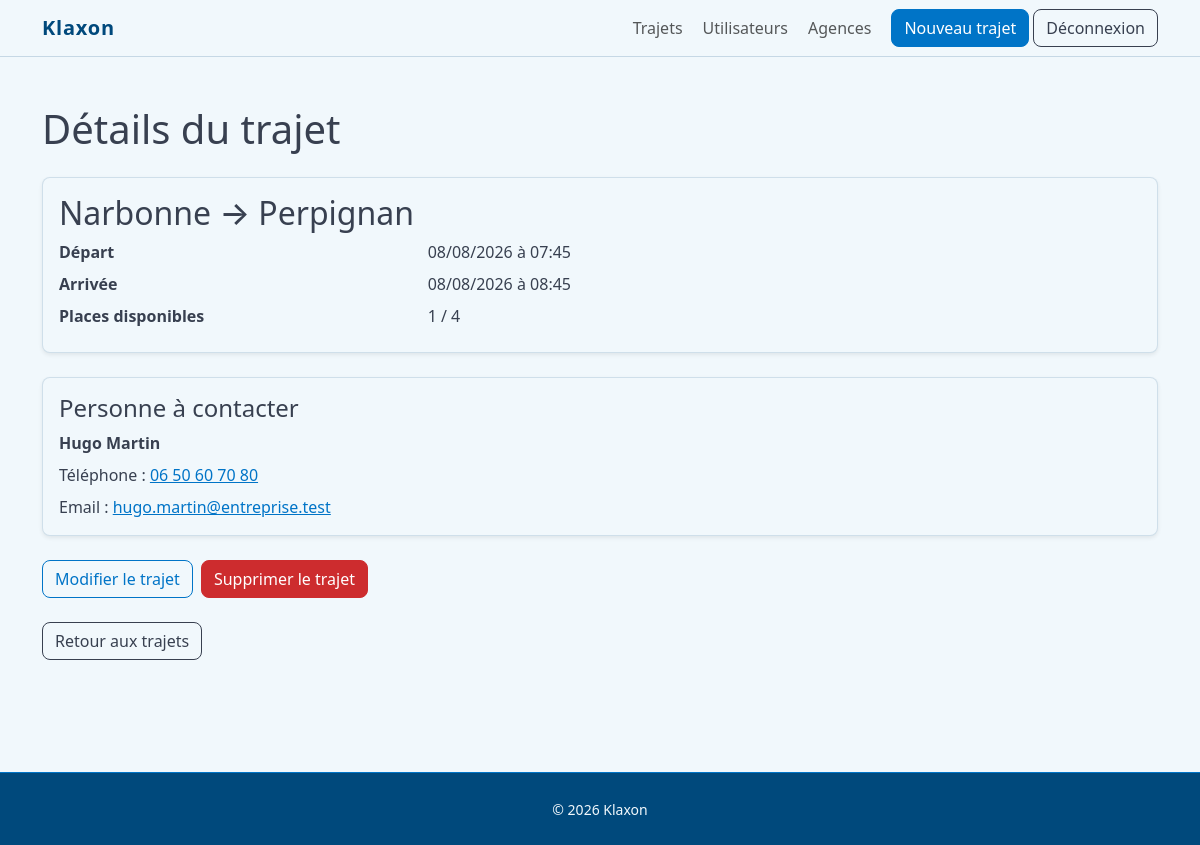
The app's page /index.php?route=trips/show&id=4 (signed in), older data.
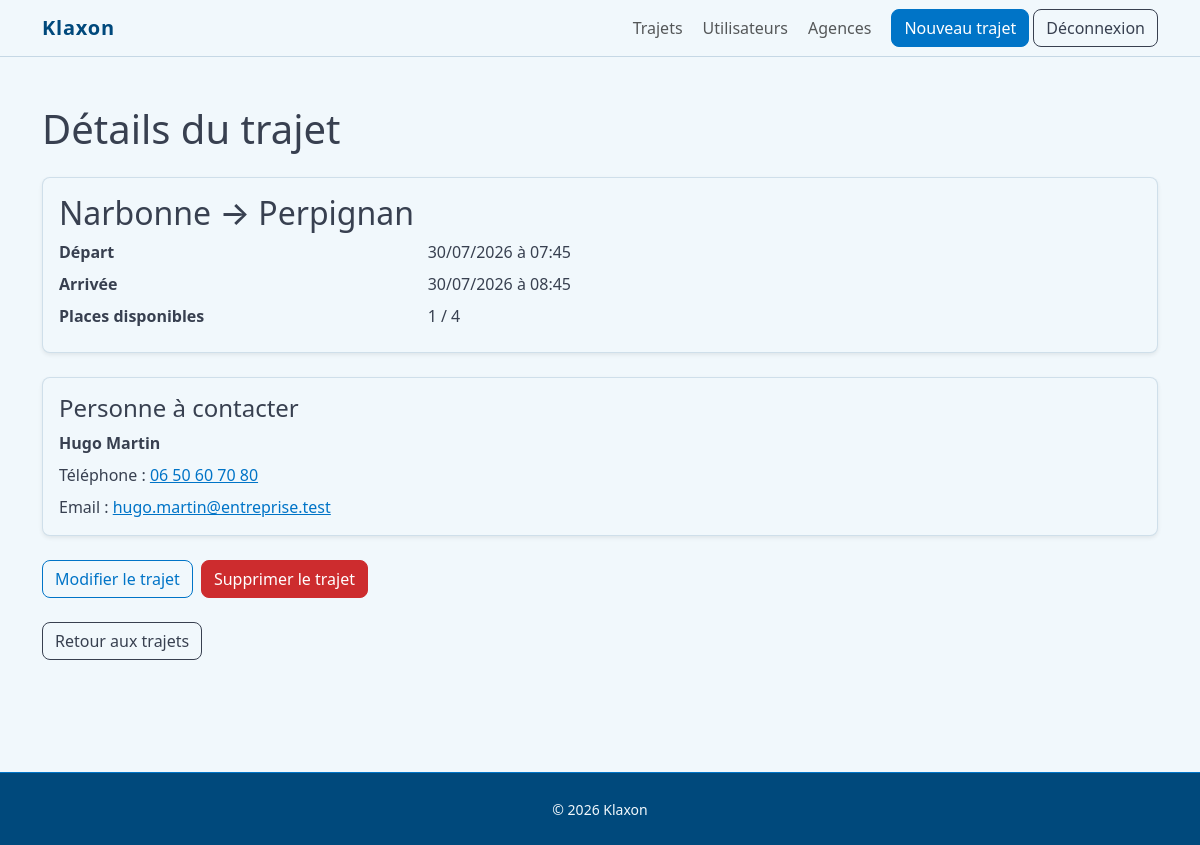
The same page, newer data.
### tables this page shows
CREATE TABLE trips (
    id_trip INT UNSIGNED AUTO_INCREMENT,
    departure_at DATETIME NOT NULL,
    arrival_at DATETIME NOT NULL,
    total_seats TINYINT UNSIGNED NOT NULL,
    available_seats TINYINT UNSIGNED NOT NULL,
    author_id INT UNSIGNED NOT NULL,
    departure_agency_id INT UNSIGNED NOT NULL,
    arrival_agency_id INT UNSIGNED NOT NULL,

    PRIMARY KEY (id_trip),

    CONSTRAINT fk_trips_author
        FOREIGN KEY (author_id)
        REFERENCES users (id_user),

    CONSTRAINT fk_trips_departure_agency
        FOREIGN KEY (departure_agency_id)
        REFERENCES agencies (id_agency),

    CONSTRAINT fk_trips_arrival_agency
        FOREIGN KEY (arrival_agency_id)
        REFERENCES agencies (id_agency),

    CONSTRAINT chk_trips_different_agencies
        CHECK (departure_agency_id <> arrival_agency_id),

    CONSTRAINT chk_trips_dates
        CHECK (arrival_at > departure_at),

    CONSTRAINT chk_trips_total_seats
        CHECK (total_seats > 0),

    CONSTRAINT chk_trips_available_seats
        CHECK (available_seats <= total_seats)
);

CREATE TABLE agencies (
    id_agency INT UNSIGNED AUTO_INCREMENT,
    city VARCHAR(150) NOT NULL,

    PRIMARY KEY (id_agency),
    UNIQUE KEY uq_agencies_city (city)
);

CREATE TABLE users (
    id_user INT UNSIGNED AUTO_INCREMENT,
    first_name VARCHAR(100) NOT NULL,
    last_name VARCHAR(100) NOT NULL,
    email VARCHAR(255) NOT NULL,
    password_hash VARCHAR(255) NOT NULL,
    phone VARCHAR(30) NOT NULL,
    role ENUM('USER', 'ADMIN') NOT NULL DEFAULT 'USER',

    PRIMARY KEY (id_user),
    UNIQUE KEY uq_users_email (email)
);

### src/Controller/TripController.php (called while the page is built, shortened)
<?php
function showTripDetailsPage(
    TripRepository $tripRepository
): void {
    $tripIdInput = $_GET['id'] ?? null;
    $tripId = (int) $tripIdInput;
    $trip =
        $tripRepository->findDetailsById(
            $tripId
        );
    require __DIR__ . '/../View/trip/show.php';
}

### index.php (called while the page is built, shortened)
<?php
$databaseConnection =
    getDatabaseConnection();
$agencyRepository =
    new AgencyRepository(
        $databaseConnection
    );
$tripRepository =
    new TripRepository(
        $databaseConnection
    );
$userRepository =
    new UserRepository(
        $databaseConnection
    );
$tripValidator =
    new TripValidator();
$route = trim($_GET['route'] ?? '', '/');
match ($route) {
    '', 'home' => showHomePage($tripRepository),
    'login' =>
    showLoginPage(
        $userRepository
    ),
    'logout' => logoutUser(),
    'trips/create' =>
    showCreateTripPage(
        $agencyRepository,
        $tripRepository,
        $tripValidator
    ),
    'trips/show' =>
    showTripDetailsPage(
        $tripRepository
    ),
    'trips/edit' =>
    showEditTripPage(
        $agencyRepository,
        $tripRepository,
        $tripValidator
    ),
    'trips/delete' =>
    deleteTripAction(
        $tripRepository
    ),
    'admin/users' =>
    showAdminUsersPage(
        $userRepository
    ),
    'admin', 'admin/trips' =>
    showAdminTripsPage(
        $tripRepository
    ),
    'admin/agencies' =>
    showAdminAgenciesPage(
        $agencyRepository
    ),
    'admin/agencies/create' => showAdminCreateAgencyPage(
        $agencyRepository
    ),
    'admin/agencies/edit' => showAdminEditAgencyPage(
        $agencyRepository
    ),
    'admin/agencies/delete' =>
    deleteAdminAgencyAction(
        $agencyRepository,
        $tripRepository
    ),
    default => showNotFoundPage(),
};

### src/Repository/TripRepository.php (called while the page is built, shortened)
<?php
final class TripRepository
{
    public function findDetailsById(
        int $tripId
    ): ?array {
        $statement = $this->databaseConnection->prepare(
            'SELECT
        trips.id_trip,
        trips.departure_agency_id,
        departure_agency.city AS departure_city,
        trips.departure_at,
        trips.arrival_agency_id,
        arrival_agency.city AS arrival_city,
        trips.arrival_at,
        trips.total_seats,
        trips.available_seats,
        users.id_user AS author_id,
        users.first_name AS author_first_name,
        users.last_name AS author_last_name,
        users.email AS author_email,
        users.phone AS author_phone
    FROM trips
    INNER JOIN agencies AS departure_agency
        ON trips.departure_agency_id =
           departure_agency.id_agency
    INNER JOIN agencies AS arrival_agency
        ON trips.arrival_agency_id =
           arrival_agency.id_agency
    INNER JOIN users
        ON trips.author_id = users.id_user
    WHERE trips.id_trip = :id_trip
    LIMIT 1'
        );
        $statement->execute([
            'id_trip' => $tripId,
        ]);
        $trip = $statement->fetch();
        return [
            'id_trip' => (int) $trip['id_trip'],
            'departure_agency_id' =>
                (int) $trip['departure_agency_id'],
            'departure_city' => $trip['departure_city'],
            'departure_at' => $trip['departure_at'],
            'arrival_agency_id' =>
                (int) $trip['arrival_agency_id'],
            'arrival_city' => $trip['arrival_city'],
            'arrival_at' => $trip['arrival_at'],
            'total_seats' => (int) $trip['total_seats'],
            'available_seats' => (int) $trip['available_seats'],
            'author_id' => (int) $trip['author_id'],
            'author_first_name' => $trip['author_first_name'],
            'author_last_name' => $trip['author_last_name'],
            'author_email' => $trip['author_email'],
            'author_phone' => $trip['author_phone'],
        ];
    }
}

### src/functions.php (called while the page is built, shortened)
<?php
function escape(string $value): string
{
    return htmlspecialchars($value, ENT_QUOTES, 'UTF-8');
}
function formatDateTime(string $value): string
{
    $date = new DateTimeImmutable($value);
    return $date->format('d/m/Y à H:i');
}

### src/View/trip/show.php (the view, shortened to what the changed rows need)
<?php
require __DIR__ . '/../partials/header.php';
?>
<h1 class="mb-4">
    Détails du trajet
</h1>
<div class="card shadow-sm mb-4">
    <div class="card-body">
        <h2 class="card-title">
            <?= escape($trip['departure_city']) ?>
            →
            <?= escape($trip['arrival_city']) ?>
        </h2>
        <dl class="row mb-0">
            <dt class="col-sm-4">
                Départ
            </dt>
            <dd class="col-sm-8">
                <?= escape(
                    formatDateTime(
                        $trip['departure_at']
                    )
                ) ?>
            </dd>
            <dt class="col-sm-4">
                Arrivée
            </dt>
            <dd class="col-sm-8">
                <?= escape(
                    formatDateTime(
                        $trip['arrival_at']
                    )
                ) ?>
            </dd>
            <dt class="col-sm-4">
                Places disponibles
            </dt>
            <dd class="col-sm-8">
                <?= escape(
                    (string) $trip['available_seats']
                ) ?>
                /
                <?= escape(
                    (string) $trip['total_seats']
                ) ?>
            </dd>
        </dl>
    </div>
</div>
<div class="card shadow-sm mb-4">
    <div class="card-body">
        <h2 class="h4">
            Personne à contacter
        </h2>
        <p class="mb-2">
            <strong>
                <?= escape(
                    $trip['author_first_name']
                ) ?>
                <?= escape(
                    $trip['author_last_name']
                ) ?>
            </strong>
        </p>
        <p class="mb-2">
            Téléphone :
            <a href="tel:<?= escape(
                $trip['author_phone']
            ) ?>">
                <?= escape(
                    $trip['author_phone']
                ) ?>
            </a>
        </p>
        <p class="mb-0">
            Email :
            <a href="mailto:<?= escape(
                $trip['author_email']
            ) ?>">
                <?= escape(
                    $trip['author_email']
                ) ?>
            </a>
        </p>
    </div>
</div>
<?php
require __DIR__ . '/../partials/footer.php';
?>

Row changes from the older to the newer data that the page shows:
changed trips "Narbonne": departure_at "08/08/2026 à 07:45" → "30/07/2026 à 07:45"; arrival_at "08/08/2026 à 08:45" → "30/07/2026 à 08:45"
